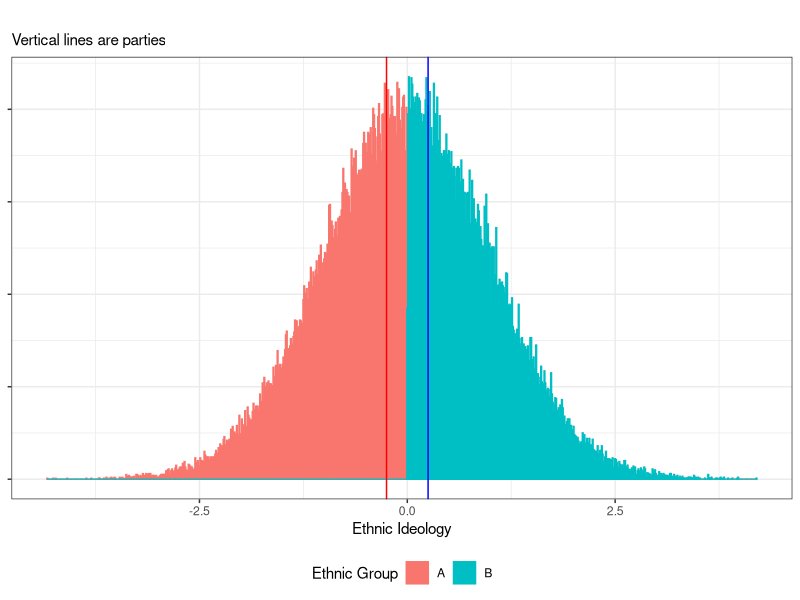
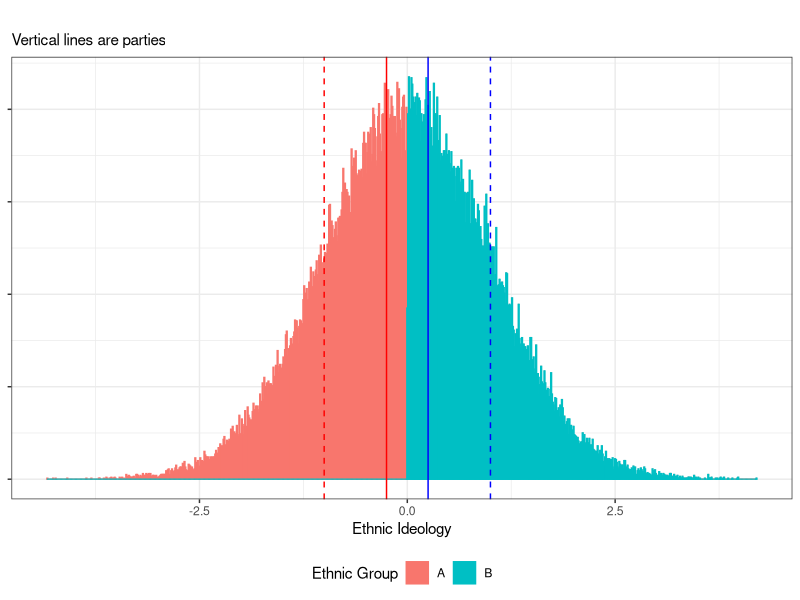

Reproduce these figures in R, in order.
## ---- chunk 1
knitr::opts_chunk$set(echo = FALSE)
require(knitr)
require(kableExtra)
require(magrittr)
require(ggplot2)
require(data.table)
## ---- chunk 2
plot_tab = data.table(x = rnorm(100000))
plot_tab[, `Ethnic Group` := ifelse(x > 0, "B", "A" )]

ggplot(plot_tab, aes(x = x, col = `Ethnic Group` , fill = `Ethnic Group` , group = `Ethnic Group` )) +
    geom_histogram(binwidth = 0.01) +
    theme_bw() + 
    theme(legend.position = 'bottom',
          axis.title.y = element_blank(),
          axis.text.y = element_blank()) +
    xlab("Ethnic Ideology") +
    ylab("") +
    geom_vline(xintercept = -0.25, colour = 'red') + 
    geom_vline(xintercept = 0.25, colour = "blue") +
    ggtitle(label = "", subtitle = "Vertical lines are parties")
## ---- chunk 3

ggplot(plot_tab, aes(x = x, col = `Ethnic Group` , fill = `Ethnic Group` , group = `Ethnic Group`)) +
    geom_histogram(binwidth = 0.01) +
    theme_bw() + 
    theme(legend.position = 'bottom',
          axis.title.y = element_blank(),
          axis.text.y = element_blank()) +
    xlab("Ethnic Ideology") +
    geom_vline(xintercept = -0.25, colour = 'red') + 
        geom_vline(xintercept = -1, colour = 'red', lty = 2) + 
    geom_vline(xintercept = 0.25, colour = "blue") + 
    geom_vline(xintercept = 1, colour = "blue", lty = 2)+
    ggtitle(label = "", subtitle = "Vertical lines are parties")
